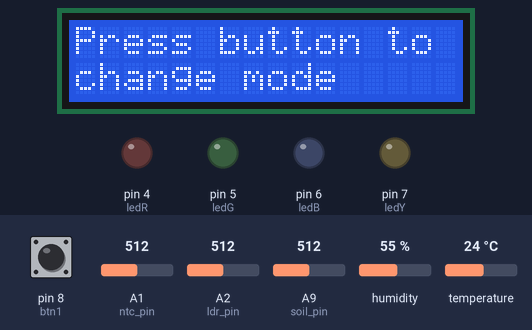
A sketch run on a simulated Arduino Mega 2560, built with avr-gcc and run on an emulated ATmega2560. On the bench: 16×2 character LCD, output pins drawn as LEDs (lit = HIGH). The inputs (shaded band) are chosen by the test bench; at power-on: pin 8 (btn1) HIGH, A1 (ntc_pin) = 512, A2 (ldr_pin) = 512, A9 (soil_pin) = 512, humidity 55 %, temperature 24 °C. What the sketch prints to the serial monitor is not drawn.

Above: at 1.2 s.
1.3 s: pin 8 (btn1) pulled LOW for 0.15 s
At 2.5 s:
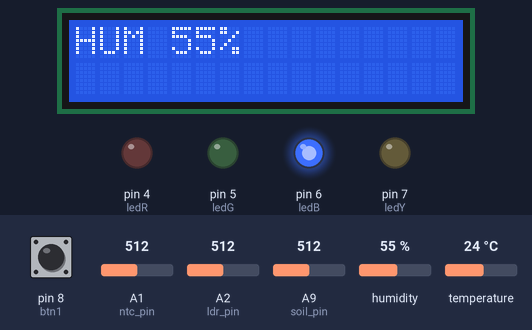
2.9 s: pin 8 (btn1) pulled LOW for 1 s
At 3.4 s:
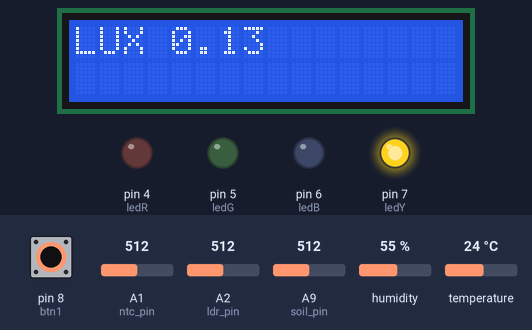
5.4 s: pin 8 (btn1) pulled LOW for 0.15 s
At 6.3 s:
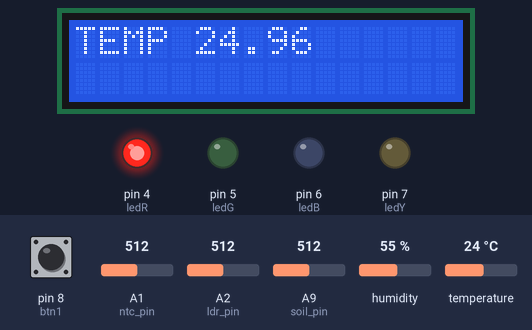
7.0 s: A1 (ntc_pin) set to 992
At 8.0 s:
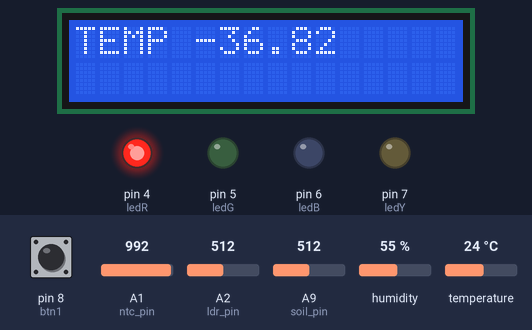
10.1 s: A1 (ntc_pin) set to 306
At 11.5 s:
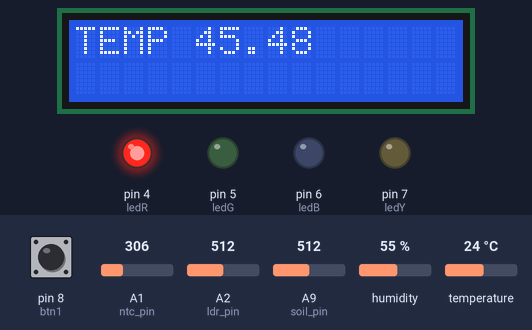
13.2 s: pin 8 (btn1) pulled LOW for 3.2 s
At 14.4 s:
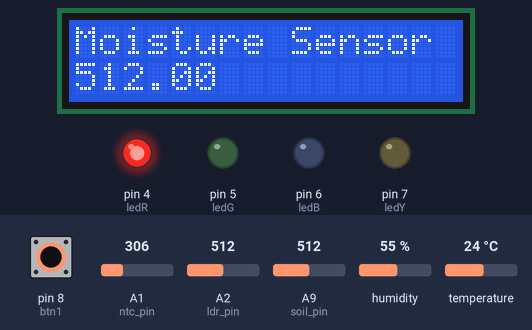
Timing chart, 0 to 16.2 s (numbered marks = the images above; inputs shaded):
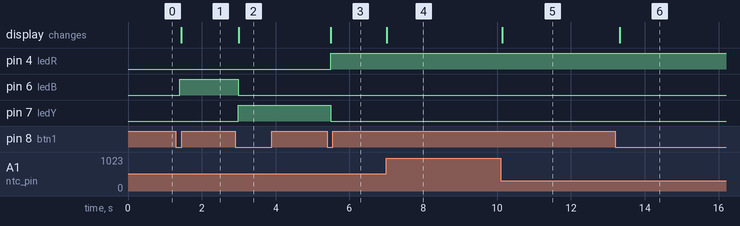

Measured:
- after the input at 1.3 s, pin 6 (ledB): LOW → HIGH after 0.11 s; the display: changes after 0.14 s (image 1)
- after the input at 2.9 s, pin 6 (ledB): HIGH → LOW after 0.09 s; pin 7 (ledY): LOW → HIGH after 0.09 s; the display: changes after 0.09 s (image 2)
- after the input at 5.4 s, pin 4 (ledR): LOW → HIGH after 0.09 s; pin 7 (ledY): HIGH → LOW after 0.09 s; the display: changes after 0.09 s (image 3)
- after the input at 7.0 s, the display: changes at once (image 4)
- after the input at 10.1 s, the display: changes at once (image 5)
- after the input at 13.2 s, the display: changes after 0.12 s (image 6)

The sketch:

IndustryProjectPrototype.ino
```cpp
/*****ShowData******/
int dhtData = 0;
float ldrData = 0, tempData = 0;

/********Delay*********/
unsigned long previousMillis;
const long interval = 1000;
unsigned long previousMillis1 = 0;
int interval1 = 2000;

/*******DHT22********/
#include <dht.h>
#define dht22_pin 12
dht DHT;

/********LDR********/
#define ldr_pin A2
int ldrRawValue;
float resistance_sensor, lux, luxFinalValue;

/***********SoilMoisture***********/
# define soil_pin A9
int trigger = 300;
float soilVal;

/******NTC*******/
#define ntc_pin A1
int ntcRawValue;
const int ntc_r25 = 10000, ntc_constant = 3950;
float resistance, temperature;

/*****Display*****/
#include <LiquidCrystal.h>
const int rs = 49, en = 45, d4 = 46, d5 = 33, d6 = 44, d7 = 22;
LiquidCrystal lcd(rs, en, d4, d5, d6, d7);

/*
  #include <Wire.h>
  #include <SFE_MicroOLED.h>
  #define display_pin 1
  #define reset_pin 9
  MicroOLED Oled(reset_pin, display_pin);
*/

/*********LED*******/
#define ledY 7
#define ledB 6
#define ledG 5
#define ledR 4

/****Button*****/
#define btn1 8
int btn1State = LOW, lastBtn1State = LOW, reading;

/****Debounce*****/
unsigned long lastDebounceTime = 0, debounceDelay = 50;

/********ModeSelect*******/
int mode = 0;

void setup()
{
  // Wire.begin();
  lcd.begin(16, 2);
  lcd.clear();
  Serial.begin(9600);
  Serial2.begin(115200);
  pinMode(dht22_pin, INPUT);
  pinMode(ldr_pin, INPUT);
  pinMode(ntc_pin, INPUT);
  pinMode(soil_pin, INPUT);
  pinMode(ledY, OUTPUT);
  pinMode(ledB, OUTPUT);
  pinMode(ledG, OUTPUT);
  pinMode(ledR, OUTPUT);
  pinMode(btn1, INPUT_PULLUP);
  digitalWrite(ledY, LOW);
  digitalWrite(ledB, LOW);
  digitalWrite(ledG, LOW);
  digitalWrite(ledR, LOW);
}

bool flag = false;

void loop()
{
  internalSetup();
  unsigned long currentMillis = millis();
  ShowData(Mode());
  if (currentMillis - previousMillis >= interval)
  {
    Dht22();
    Ldr();
    Temp();
    SendData();
    previousMillis = currentMillis;
  }
}

void internalSetup()
{
  reading = digitalRead(btn1);
  DHT.read11(dht22_pin);
  ldrRawValue = analogRead(ldr_pin);
  ntcRawValue = analogRead(ntc_pin);
}

int Dht22()
{
  int dhtFinalValue = DHT.humidity;
  return dhtFinalValue;
}


float Ldr()
{
  resistance_sensor = (float)(1023 - ldrRawValue) * 10 / ldrRawValue;
  lux = 325 * pow(resistance_sensor, -1.4);
  luxFinalValue = lux / 100;
  return luxFinalValue;
}

float Temp()
{
  resistance   = (float)ntcRawValue * ntc_r25 / (1023 - ntcRawValue);
  temperature  = 1 / (log(resistance / ntc_r25) / ntc_constant + 1 / 298.15) - 273.15;
  return temperature;
}

float Soil()
{
  if (analogRead(soil_pin) <= 0)
  {
    Serial.println("Disc");
    return -1;
  }
  soilVal =  analogRead(soil_pin);
  return soilVal;
}

int Mode()
{
  if (reading != lastBtn1State)
    lastDebounceTime = millis();

  if ((millis() - lastDebounceTime) > debounceDelay)
  {
    if (reading != btn1State)
    {
      btn1State = reading;

      if (btn1State == LOW)
      {
        mode++;
        if (mode == 5)
          mode = 0;
      }
    }
  }
  lastBtn1State = reading;
  return mode;
}

void ShowData(int Mode)
{
  switch (Mode)
  {
    case 1:
      {
        digitalWrite(ledR, LOW);
        digitalWrite(ledB, HIGH);
        String humMsg = "HUM " + String(Dht22()) + "%";
        lcd.clear();
        lcd.print(humMsg);
        /*
          Oled.clear(PAGE);
          String humMsg = "HUM " + String(Dht11()) + "%";
          Oled.setCursor(0, 0);
          Oled.print(humMsg);
          Oled.display();
        */
      }
      break;
    case 2:
      {
        digitalWrite(ledB, LOW);
        digitalWrite(ledY, HIGH);
        String ldrMsg = "LUX " + String(Ldr());
        lcd.clear();
        lcd.print(ldrMsg);
        /*
          Oled.clear(PAGE);
          String ldrMsg = "LUX " + String(Ldr());
          Oled.setCursor(0, 20);
          Oled.print(ldrMsg);
          Oled.display();
        */
      }
      break;
    case 3:
      {
        digitalWrite(ledY, LOW);
        digitalWrite(ledR, HIGH);
        String tempMsg = "TEMP " + String(Temp());
        lcd.clear();
        lcd.print(tempMsg);
        /*
          Oled.clear(PAGE);
          String tempMsg = "TEMP " + String(Temp());
          Oled.setCursor(0, 40);
          Oled.print(tempMsg);
          Oled.display();
        */
      }
      break;
    case 4:
      lcd.clear();
      lcd.print("Moisture Sensor Value:");
      lcd.setCursor(0, 1);
      lcd.println(Soil());
      break;
    default:
      digitalWrite(ledY, LOW);
      digitalWrite(ledB, LOW);
      digitalWrite(ledG, LOW);
      digitalWrite(ledR, LOW);
      lcd.clear();
      lcd.print("Press button to");
      lcd.setCursor(0, 1);
      lcd.print("change mode");
      break;
  }
}

void SendData()
{
  dhtData = Dht22();
  ldrData = Ldr();
  tempData = Temp();
  soilVal = Soil();


  String message = "$SendData:" + String(dhtData) + ':' + String(ldrData) + ':' + String(tempData) + ':' + String(soilVal) + '#';
  Serial.println(message);
  Serial2.println(message);
}
```
